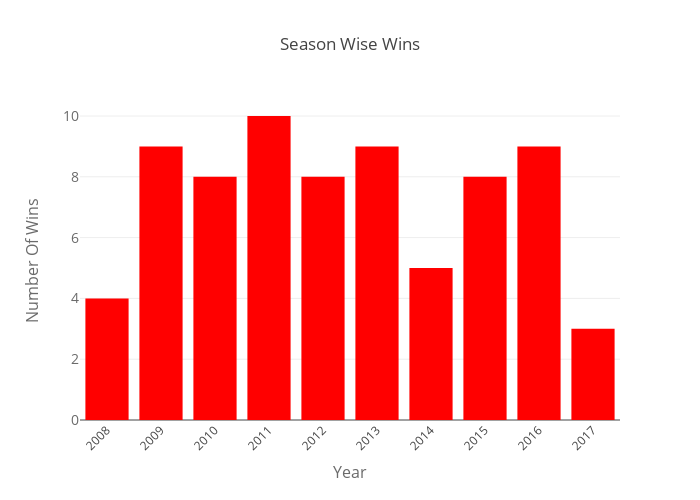

Here is the notebook cell this chart was saved with:
### Code cell
data = [go.Bar(
            x=names,
            y=values,
            marker=dict(color='#FF0000'), 
            name="Wins",
            
    )]
layout = go.Layout(
    showlegend=False,
    width=700,
    height=500,
    xaxis=dict(tickangle=-45,tickmode='linear',title='Year', titlefont=dict(
            size=16,
            color='rgb(107, 107, 107)'
        )),title='Season Wise Wins',   
         yaxis=dict(
        title='Number Of Wins',
        titlefont=dict(
            size=16,
            color='rgb(107, 107, 107)'
        ),
        tickfont=dict(
            size=14,
            color='rgb(107, 107, 107)'
        )
    ),
)
fig = go.Figure(data=data, layout=layout)

iplot(fig, filename='style-bar')

### Figure 1 — Plotly figure (JSON) as saved in the notebook; plotly's stock layout.template omitted (floating-point values rounded to 4 significant figures)
{"data": [{"marker": {"color": "#FF0000"}, "name": "Wins", "type": "bar", "uid": "96e00d60-619d-4e6b-be6b-029e7a4f973f", "x": [2008, 2009, 2010, 2011, 2012, 2013, 2014, 2015, 2016, 2017], "y": [4, 9, 8, 10, 8, 9, 5, 8, 9, 3]}], "layout": {"height": 500, "showlegend": false, "title": {"text": "Season Wise Wins"}, "width": 700, "xaxis": {"tickangle": -45, "tickmode": "linear", "title": {"font": {"color": "rgb(107, 107, 107)", "size": 16}, "text": "Year"}}, "yaxis": {"tickfont": {"color": "rgb(107, 107, 107)", "size": 14}, "title": {"font": {"color": "rgb(107, 107, 107)", "size": 16}, "text": "Number Of Wins"}}}}
